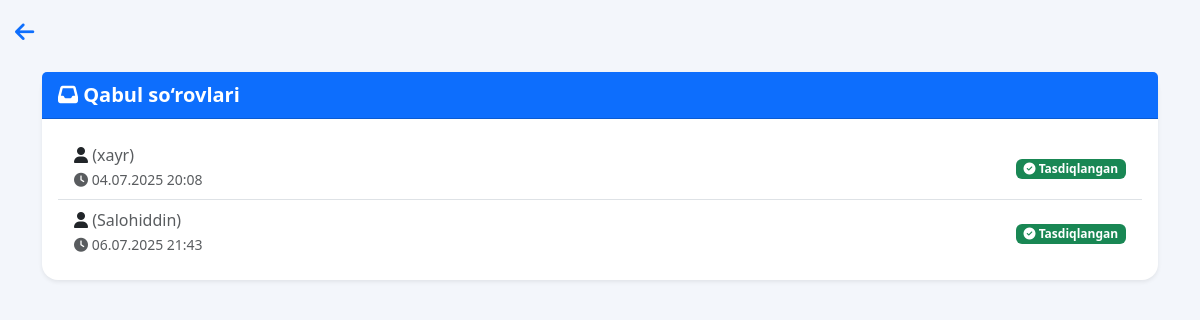
/accounts/admission-requests/ (signed in), run on the app's committed database.
### accounts/models.py (models this page shows, shortened)
class AdmissionRequest(models.Model):
    student = models.OneToOneField(
        CustomUser,
        on_delete=models.CASCADE,
        limit_choices_to={'role': 'student'},
        related_name='admission_request'
    )
    full_name = models.CharField(max_length=255)
    requested_at = models.DateTimeField(auto_now_add=True)
    is_approved = models.BooleanField(default=False)

class CustomUser(AbstractBaseUser, PermissionsMixin):
    ROLE_CHOICES = (
        ('admin', 'Admin'),
        ('teacher', 'O‘qituvchi'),
        ('student', 'O‘quvchi'),
    )
    username = models.CharField(
        max_length=150,
        unique=True
    )
    email = models.EmailField(
        unique=True,
        null=True,
        blank=True
    )
    phone = models.CharField(
        max_length=15,
        unique=True
    )
    first_name = models.CharField(
        max_length=100
    )
    last_name = models.CharField(
        max_length=100
    )
    profile_image = models.ImageField(
        upload_to='media/',
        blank=True,
        null=True
    )
    role = models.CharField(
        max_length=10,
        choices=ROLE_CHOICES,
        default='student'
    )
    is_active = models.BooleanField(
        default=True
    )
    is_staff = models.BooleanField(
        default=False
    )
    date_joined = models.DateTimeField(
        default=timezone.now
    )
    nanocoin = models.PositiveIntegerField(
        default=0,
        help_text="Student coin balansi"
    )
    cash_balance = models.PositiveIntegerField(
        default=0,
        help_text="Student pul balansi (so‘m)"
    )
    telegram_chat_id = models.BigIntegerField(
        null=True,
        blank=True
    )
    objects = CustomUserManager()
    USERNAME_FIELD = 'username'
    REQUIRED_FIELDS = ['phone', 'first_name', 'last_name']

### accounts/views.py (the view)
# urls.py: path('admission-requests/', views.admission_requests, name='admission_requests'),
@login_required
@user_passes_test(lambda u: u.role == 'admin')
def admission_requests(request):
    requests = AdmissionRequest.objects.all()
    return render(request, 'accounts/admission_requests.html', {'requests': requests})

### templates/accounts/admission_requests.html (shortened to what this page needs)
{% load static %}
<!DOCTYPE html>
<html lang="uz">
<head>
  <link rel="stylesheet" href="https://cdn.jsdelivr.net/npm/bootstrap@5.3.3/dist/css/bootstrap.min.css">
  <link rel="stylesheet" href="https://cdnjs.cloudflare.com/ajax/libs/font-awesome/6.4.0/css/all.min.css">
</head>
<body>
  <a href="{% url 'accounts:index' %}" class="btn-back" title="Ortga qaytish">
    <i class="fas fa-arrow-left"></i>
  </a><br>
  <div class="container mt-5">
    <div class="card shadow-sm">
      <div class="card-header bg-primary text-white fw-bold fs-5">
        <i class="fas fa-inbox"></i> Qabul so‘rovlari
      </div>
      <div class="card-body">
        {% if requests %}
          <ul class="list-group list-group-flush">
            {% for req in requests %}
              <li class="list-group-item d-flex justify-content-between align-items-center flex-wrap">
                <div>
                  <strong><i class="fas fa-user"></i> {{ req.full_name }}</strong>
                  <span class="text-muted">({{ req.student.username }})</span><br>
                  <small class="text-muted">
                    <i class="fas fa-clock"></i> {{ req.requested_at|date:"d.m.Y H:i" }}
                  </small>
                </div>
                <div class="mt-2 mt-sm-0">
                  {% if not req.is_approved %}
                    <form method="post" action="{% url 'accounts:approve_admission' req.id %}">
                      {% csrf_token %}
                      <button type="submit" class="btn btn-primary btn-sm">
                        <i class="fas fa-check"></i> Ro‘yxatga qo‘shish
                      </button>
                    </form>
                  {% else %}
                    <span class="badge bg-success">
                      <i class="fas fa-check-circle"></i> Tasdiqlangan
                    </span>
                  {% endif %}
                </div>
              </li>
            {% endfor %}
          </ul>
        {% else %}
          <div class="alert alert-info text-center">
            <i class="fas fa-info-circle"></i> Hech qanday qabul so‘rovi mavjud emas.
          </div>
        {% endif %}
      </div>
    </div>
  </div>
</body>
</html>

### templates/accounts/admission_requests.html (style rules this page uses)
body { background: #f3f6fb; font-family: "Segoe UI", sans-serif; }
.card { border-radius: 16px; border: none; }
.btn-back { position: fixed; top: 15px; left: 15px; z-index: 999; background: transparent; border: none; color: #0d6efd; font-size: 22px; }

### data on the page
AdmissionRequest: student.username "xayr", requested_at "04.07.2025 20:08", is_approved True (drawn)
AdmissionRequest: student.username "Salohiddin", requested_at "06.07.2025 21:43", is_approved True (drawn)
